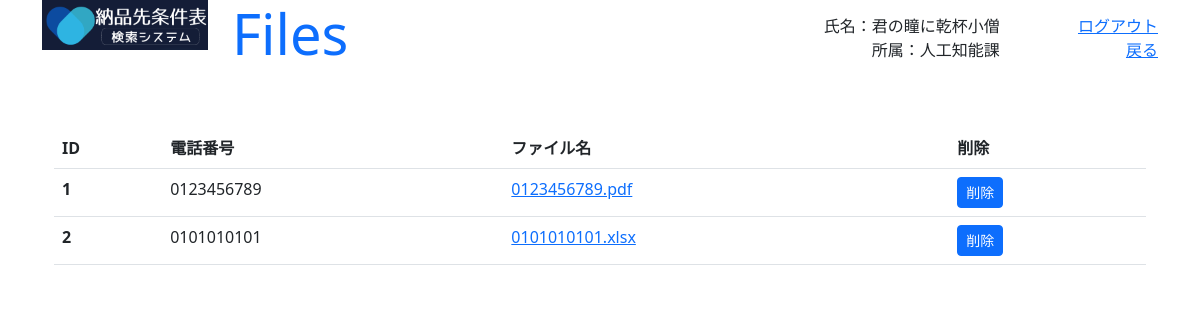
The page /show_files (signed in) on the database as committed earlier.
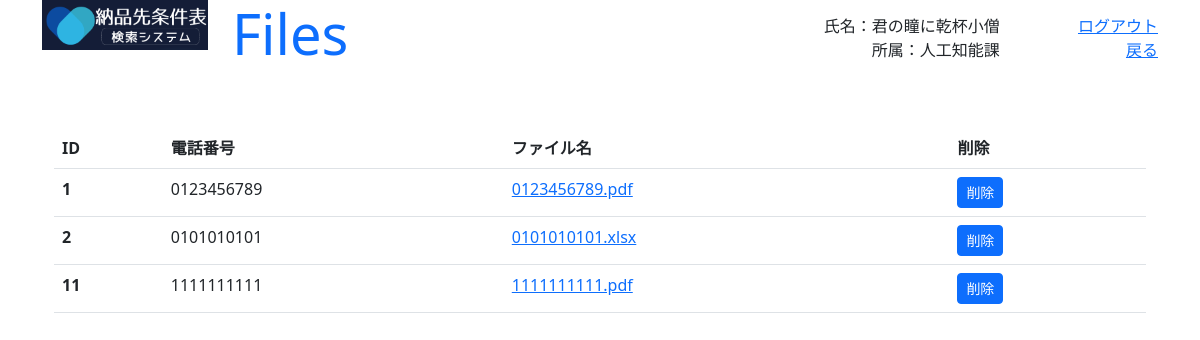
The same page on the database as committed later.
### GreenLine/models.py (models this page shows)
class File(models.Model) :
    phone = models.CharField(max_length=200, default='')
    file = models.FileField(upload_to=upload_path, validators=[FileExtensionValidator(['pdf'])])

### GreenLine/views.py (the view)
# urls.py: path('show_files', show_files, name="show_files"),
@csrf_exempt
def show_files(request) :
    employee = get_employee(request, True)
    if not employee :
        return redirect('admin_login')
    params = {
        'title' : 'Files',
        'msg' : '',
        'name' : employee.name,
        'organizaion' : employee.organization.name,
        'list' : File.objects.all(),
    }
    return render(request, 'show_files.html', params)

### GreenLine/views.py (called while the page is built)
def get_employee(request, auth_flg) :
    if not 'employee' in request.session :
        return None
    employee = Employee.objects.filter(id=request.session['employee']).first()
    if not employee :
        return None
    if auth_flg and not employee.auth :
        return None
    return employee

### GreenLine/templates/show_files.html (shortened to what this page needs)
{% load static %}
<!doctype html>
<html lang="ja">
<head>
    <link href="https://cdn.jsdelivr.net/npm/bootstrap@5.3.0-alpha1/dist/css/bootstrap.min.css" rel="stylesheet">
</head>
<body class="container" style="height: 95vh;">
    <div class="row align-items-start">
        <div class="col-2"><img src="{% static 'title.png' %}" width="100%"></div>
        <div id="main_header" class="col-10 container" style="height: 10vh; padding-bottom: 10px;">
            <div class="row align-items-center">
            <div class="col-6 text-start"><h1 class="display-4 text-primary">{{ title }}</h1></div>
            <div class="col-4 container">
                <div class="row"><div class="col text-end">氏名：{{ name }}</div></div>
                <div class="row"><div class="col text-end">所属：{{ organizaion }}</div></div>
            </div>
            <div class="col container">
                <div class="row"><div class="col text-end"><a href="{% url 'admin_login' %}">ログアウト</a></div></div>
                <div class="row"><div class="col text-end"><a href="{% url 'admin_main' %}">戻る</a></div></div>
            </div>
            </div>
        </div>
        </div>
    <div id="pdf_list" class="container mt-5">
        <table class=table>
            <thead>
                <tr>
                    <th scope="col">ID</th>
                    <th scope="col">電話番号</th>
                    <th scope="col">ファイル名</th>
                    <th scope="col">削除</th>
                </tr>
            </thead>
            <tbody>
            {% for e in list %}
                <tr>
                    <th scope="row">{{ e.id }}</th>
                    <td>{{ e.phone }}</td>
                    <td>
                        <a href="{{ e.file.url }}" target="_blank" rel="noopener noreferrer">{{ e.file }}</a>
                    </td>
                    <td>
                        <button class="btn btn-primary btn-sm" onclick="onDelete('{{ e.phone }}', '{% url 'del_file' e.id %}')">削除</button>
                    </td>
                </tr>
            {% endfor %}
            </tbody>
        </table>
    </div>
</body>
</html>

Rows that differ between the two databases and show on the page:
added File: id "11", phone "1111111111", file "1111111111.pdf"
